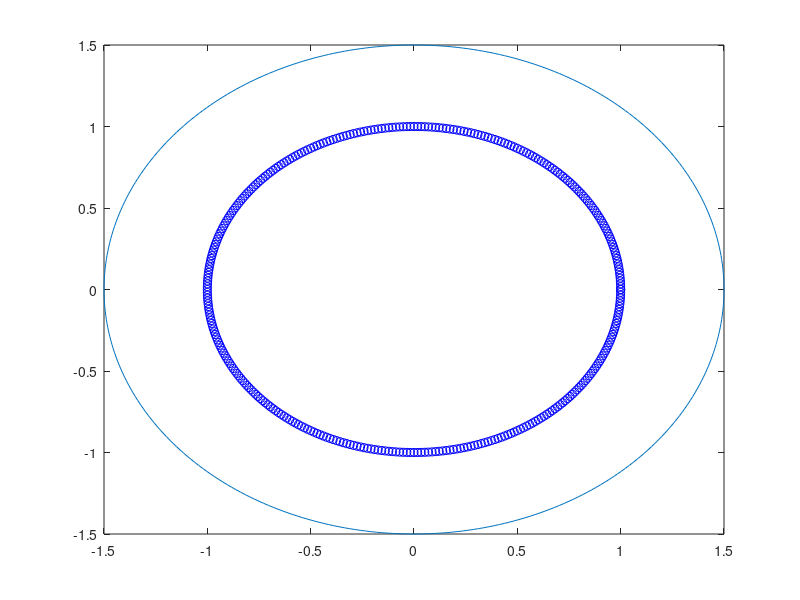

MATLAB code to generate this figure: (Note: this script raises an error after producing the figure.)
clc, clearvars;

Rp = 1.5;

%Hyperbola theta max


%Plot Earth 

eX = [];
eY = [];
for i = 0:360
    x=cosd(i);
    y=sind(i);
    eX(i+1) = x;
    eY(i+1) = y;

end
plot(eX, eY, 'bo');

hold on;

%Loop through eccentricities


lCell = {};
lCell{1} = "Earth";
lCount = 2;


for e = 0:.25:2

    


    %Loop through unit circle to get x,y coordinates
    xList = [];
    yList = [];

if e<=1
    for d = 0:360

        
        r = (Rp*(1+e)) / (1 + (e)*(cosd(d)));
        
        x = (r)*(cosd(d));

        y = (r)*(sind(d));

      
        xList(d+1) = x;

        yList(d+1) = y;
       

        
            



    end


else


    thetaMin = -1* round(-1*.9*acosd(-1/e));
    thetaMax = round(-1*.9*acosd(-1/e));
    count = 1;
    for d = thetaMax:thetaMin

        r = (Rp*(1+e)) / (1 + (e)*(cosd(d)));
        
        x = (r)*(cosd(d));

        y = (r)*(sind(d));

      
        
        xList(count) = x;

        yList(count) = y;

        count = count +1;
       




end


end








plot(xList, yList)



lCell{lCount} = sprintf("e = " + num2str(e));


lCount = lCount +1;





hold on


end


legend(lCell, 'Location', 'Best');
grid on;
axis equal;

xlabel('x, Earth radii');

ylabel('y, Earth radii');

axis([-12 12 -10 10])




